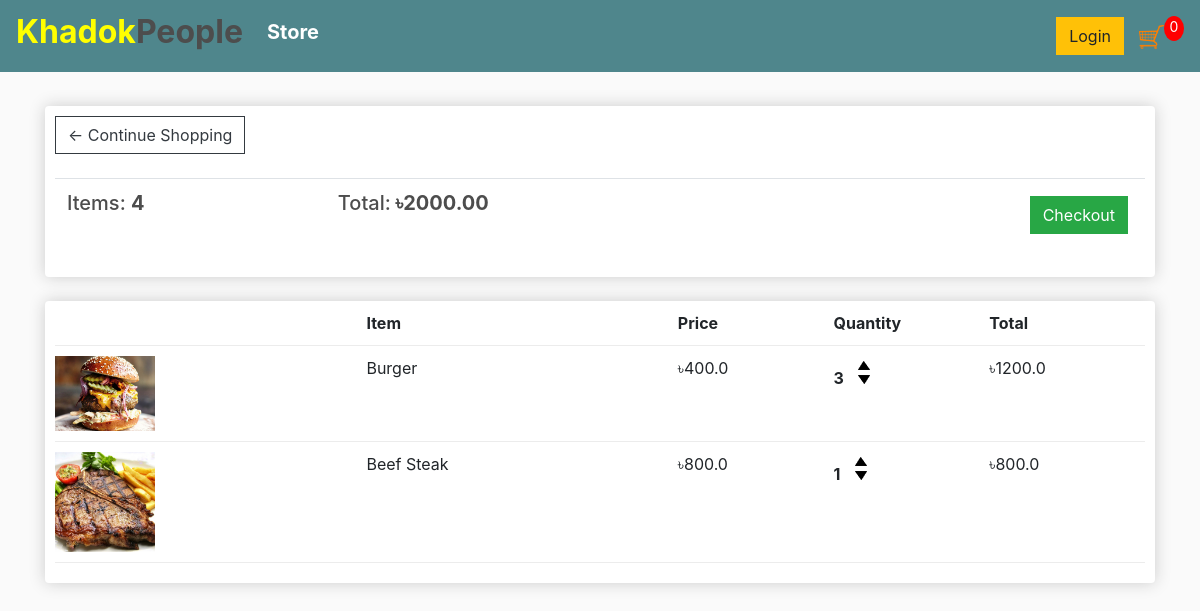
The page /cart/ (signed in) on the database as committed earlier.
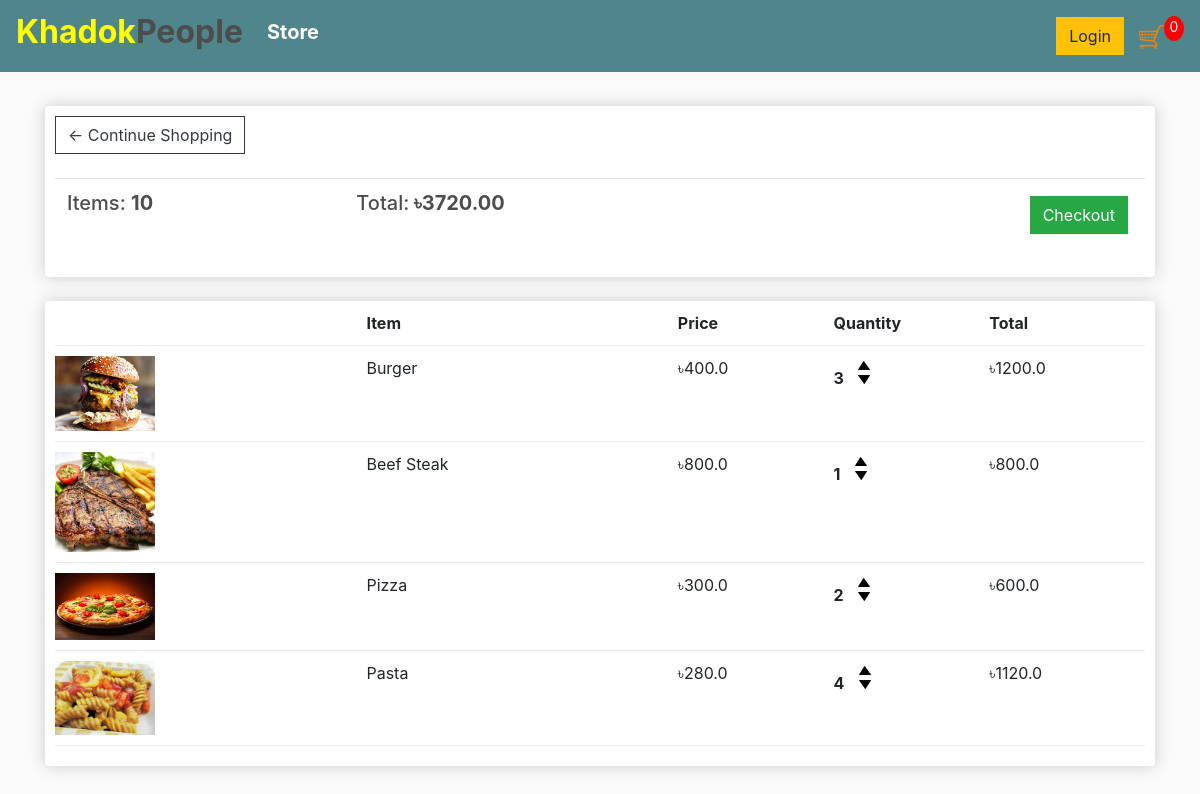
The same page on the database as committed later.
### store/models.py (models this page shows, shortened)
class Order(models.Model):
	customer = models.ForeignKey(Customer, on_delete=models.SET_NULL, null=True, blank=True)
	date_ordered = models.DateTimeField(auto_now_add=True)
	complete = models.BooleanField(default=False)
	transaction_id = models.CharField(max_length=100, null=True)
	@property
	def get_cart_total(self):
		orderitems = self.orderitem_set.all()
		total = sum([item.get_total for item in orderitems])
		return total
	@property
	def get_cart_items(self):
		orderitems = self.orderitem_set.all()
		total = sum([item.quantity for item in orderitems])
		return total

class OrderItem(models.Model):
	product = models.ForeignKey(Product, on_delete=models.SET_NULL, null=True)
	order = models.ForeignKey(Order, on_delete=models.SET_NULL, null=True)
	quantity = models.IntegerField(default=0, null=True, blank=True)
	date_added = models.DateTimeField(auto_now_add=True)
	@property
	def get_total(self):
		total = self.product.price * self.quantity
		return total

class Product(models.Model):
	name = models.CharField(max_length=200)
	price = models.FloatField()
	digital = models.BooleanField(default=False,null=True, blank=True)
	image = models.ImageField(null = True, blank = True)
	@property
	def imageURL(self):
		try:
			url = self.image.url
		except:
			url = ''
		return url

### store/views.py (the view)
# urls.py: path('cart/', views.cart, name="cart"),
def cart(request):
    if request.user.is_authenticated:
        customer = request.user.customer
        order, created = Order.objects.get_or_create(customer=customer, complete = False)
        items = order.orderitem_set.all()
    else:
        items = []
        order = {'get_cart_total': 0, 'get_cart_items': 0}
    context = {'items': items, 'order':order}
    return render(request, 'store/cart.html', context)

### store/templates/store/cart.html
{% extends 'store/base.html' %}
{% load static %}
{% block content %}
	<div class="row">
		<div class="col-lg-12">
			<div class="box-element">
				<a  class="btn btn-outline-dark" href="{% url 'store' %}">&#x2190; Continue Shopping</a>
				<br>
				<br>
				<table class="table">
					<tr>
						<th><h5>Items: <strong>{{order.get_cart_items}}</strong></h5></th>
						<th><h5>Total:<strong> <b>৳</b>{{order.get_cart_total|floatformat:2}}</strong></h5></th>
						<th>
							<a  style="float:right; margin:5px;" class="btn btn-success" href="{% url 'checkout' %}">Checkout</a>
						</th>
					</tr>
				</table>
			</div>
			<br>
			<div class="box-element">
				<div class="cart-row">
					<div style="flex:2"></div>
					<div style="flex:2"><strong>Item</strong></div>
					<div style="flex:1"><strong>Price</strong></div>
					<div style="flex:1"><strong>Quantity</strong></div>
					<div style="flex:1"><strong>Total</strong></div>
				</div>
				{% for item in items %}
				<div class="cart-row">
					<div style="flex:2"><img class="row-image" src="{{item.product.imageURL}}"></div>
					<div style="flex:2"><p>{{item.product.name}}</p></div>
					<div style="flex:1"><p>৳{{item.product.price}}</p></div>
					<div style="flex:1">
						<p class="quantity">{{item.quantity}}</p>
						<div class="quantity">
							<img data-product="{{item.product.id}}" data-action="add" class="chg-quantity update-cart" src="{% static  'images/arrow-up.png' %}">
							<img data-product="{{item.product.id}}" data-action="remove" class="chg-quantity update-cart" src="{% static  'images/arrow-down.png' %}">
						</div>
					</div>
					<div style="flex:1"><p>৳{{item.get_total}}</p></div>
				</div>
				{% endfor %}
			</div>
		</div>
	</div>
{% endblock content %}

### store/templates/store/base.html (shortened to what this page needs)
<!DOCTYPE html>
{% load static %}
<html>
<head>
	<link rel="stylesheet" href="https://stackpath.bootstrapcdn.com/bootstrap/4.4.1/css/bootstrap.min.css">
	<link rel="stylesheet" type="text/css" href="{% static 'css/main.css' %}">
</head>
<body>
    <nav class="navbar navbar-expand-lg navbar-dark bg-dark">
      <a class="navbar-brand" href="{% url 'store' %}"><h2><strong style="color: yellow">Khadok</strong><b>People</b></h2></a>
        <div class="collapse navbar-collapse" id="navbarSupportedContent">
          <ul class="navbar-nav mr-auto">
            <li class="nav-item active">
              <a class="nav-link" href="{% url 'store' %}"><h5><strong style="color: white">Store</strong></h5> <span class="sr-only">(current)</span></a>
            </li>
          </ul>
          <div class="form-inline my-2 my-lg-0">
            <a href="#"class="btn btn-warning">Login</a>
            <a href="{% url 'cart' %}">
             <img  id="cart-icon" src="{% static 'images/cart.png' %}">
           </a>
           <p id="cart-total">0</p>
         </div>
        </div>
      </nav>
      <div class="container">
        <br>
        {% block content %}
        {% endblock content %}
     </div>
</body>
</html>

### store/static/css/main.css (style rules this page uses)
body { background-color: hsl(0, 0%, 98%); }
h1,h2,h3,h4,h5,h6 { color:hsl(0, 0%, 30%); }
.box-element { box-shadow:hsl(0, 0%, 80%) 0 0 16px; background-color: #fff; border-radius: 4px; padding: 10px; }
.bg-dark { background-color: #4f868c!important; }
#cart-icon { width:25px; display: inline-block; margin-left: 15px; }
#cart-total { display: block; text-align: center; color:#fff; background-color: red; width: 20px; height: 25px; border-radius: 50%; font-size: 14px; }
.col-lg-4, .col-lg-6, .col-lg-8, .col-lg-12 { margin-top: 10px; }
.btn { border-radius: 0; }
.row-image { width: 100px; }
.cart-row { display: flex; align-items: flex-stretch; padding-bottom: 10px; margin-bottom: 10px; border-bottom: 1px solid #ececec; }
.quantity { display: inline-block; font-weight: 700; padding-right:10px; }
.chg-quantity { width: 12px; cursor: pointer; display: block; margin-top: 5px; transition:.1s; }

Rows that differ between the two databases and show on the page:
computed for Order: get_cart_items "4" → "10"; get_cart_total "2000.00" → "3720.00"
added OrderItem: product.imageURL (picture), product.name "Pizza", product.price "300.0", quantity "2", get_total "600.0"
added OrderItem: product.imageURL (picture), product.name "Pasta", product.price "280.0", quantity "4", get_total "1120.0"
